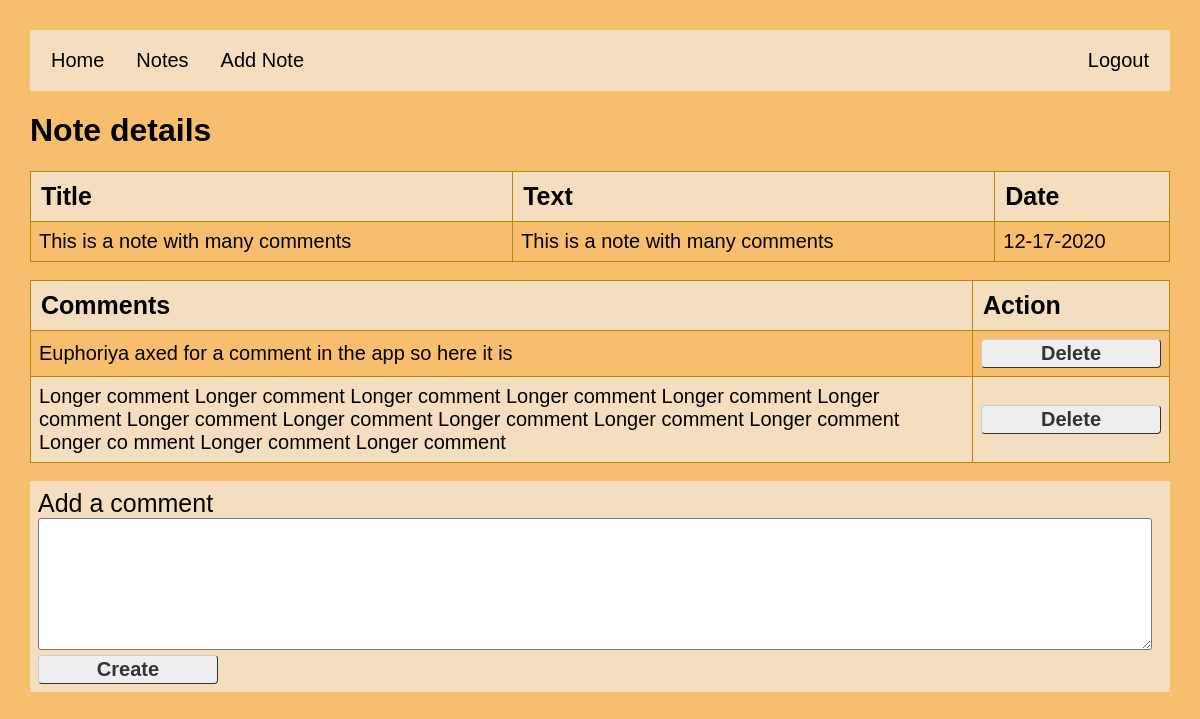
The page /notes/6 (signed in) on the database its author committed.
### models.py (models this page shows, shortened)
class Note(db.Model):
    id = db.Column("id", db.Integer, primary_key=True)
    title = db.Column("title", db.String(200))
    text = db.Column("text", db.String(100))
    date = db.Column("date", db.String(50))
    star = db.Column('star', db.Integer, default=0, nullable=True)
    user_id = db.Column(db.Integer, db.ForeignKey("user.id"), nullable=False)
    comments = db.relationship("Comment", backref="note", cascade="all, delete-orphan", lazy=True)

class Comment(db.Model):
    id = db.Column(db.Integer, primary_key=True)
    date_posted = db.Column(db.DateTime, nullable=False)
    content = db.Column(db.VARCHAR, nullable=False)
    note_id = db.Column(db.Integer, db.ForeignKey("note.id"), nullable=False)
    user_id = db.Column(db.Integer, db.ForeignKey("user.id"), nullable=False)

### flask06.py (the view)
@app.route('/notes/<note_id>')
def get_note(note_id):
    if session.get('user'):
        my_note = db.session.query(Note).filter_by(id=note_id, user_id=session['user_id']).one()
        form = CommentForm()
        return render_template('note.html', note=my_note, user=session['user'], form=form)
    else:
        return redirect(url_for('login'))

### forms.py
class CommentForm(FlaskForm):
    class Meta:
        csrf = False
    comment = TextAreaField('Comment',validators=[Length(min=1)])
    submit = SubmitField('Add Comment')

### templates/note.html (shortened to what this page needs)
<!DOCTYPE html>
<html lang="en">
    <head>
        {% if session.get('userpreference') == 'dark' %}
        <link rel="stylesheet" href="{{ url_for('static', filename='main_dark.css') }}">
        {% else %}
        <link rel="stylesheet" href="{{url_for('static', filename='main.css')}}">
        {% endif %}
    </head>
    <body>
        <div class="topnav">
            <a href="{{url_for('index')}}">Home</a>
            <a href="{{url_for('get_notes')}}">Notes</a>
            <a href="{{ url_for('new_note') }}"> Add Note</a>
            <a href="{{ url_for('logout') }}" class="search-container">Logout</a>
        </div>
        <h1>Note details</h1>
        <table class="notesTable">
            <tr>
                <th>Title</th>
                <th>Text</th>
                <th>Date</th>
            </tr>
            <tr>
                <td>{{ note.title }}</td>
                <td>{{ note.text }}</td>
                <td>{{ note.date }}</td>
            </tr>
        </table><br>
        {% if note.comments %}
        {% if note.comments|length > 0 %}
        <table class="notesTable">
            <tr>
                <th>Comments</th>
                <th>Action</th>
            </tr>
            <tr>
                {% for comment in note.comments %}
                <td>
                    {{ comment.content }}
                </td>
                <td>
                    <form action="{{url_for('delete_comment', comment_id = comment.id, note_id = note.id)}}" method="post">
                        <input type="submit" class="sbtbutton" value="Delete">
                    </form>
                </td>
            </tr>
            {% endfor %}
        </table><br>
        {% endif %}
        {% endif %}
        <form action="{{ url_for('new_comment', note_id=note.id) }}" method="post">
            <div class="body">
                <label class="label" for="comment">Add a comment</label>
                <textarea name="comment" id="comment" class="inputNote" wrap="hard"></textarea>
                <input type="submit" class="sbtbutton" value="Create"/>
            </div>
        </form>
    </body>
</html>

### static/main.css (style rules this page uses)
body { padding: 30px 30px; background-color: #F7BE6E; }
h1, h2, h3 { color: black; }
body { margin: 0; font-family: Arial, Helvetica, sans-serif; }
.topnav { overflow: hidden; background-color: #f4debf; padding: 5px; }
.topnav a { font: 20px Arial; float: left; display: block; color: black; text-align: center; padding: 14px 16px; text-decoration: none; }
.topnav .search-container { float: right; }
.notesTable { background-color: #f4debf; font-family: Arial, Helvetica, sans-serif; border-collapse: collapse; width: 100%; }
th { border: 1px solid #B8860B; text-align: left; font-size: 25px; padding: 10px; }
td { border: 1px solid #B8860B; padding: 8px; font-size: 20px; }
tr:nth-child(even) { background-color: #F7BE6E; }
.sbtbutton { width: 180px; font: bold 20px Arial; border-radius: 4px; background-color: #EEEEEE; color: #333333; padding: 2px 6px 2px 6px; border-top: 1px solid #CCCCCC; border-right: 1px solid #333333; border-bottom: 1px solid #333333; border-left: 1px solid #CCCCCC; }
.body { padding: 8px; background-color: #f4debf; font: 20px Arial; }
.label { width: 90%; font: 25px Arial; }
.inputNote { width: 98%; height: 120px; font: 20px Arial; padding: 5px; border-radius: 3px; word-break: break-all; }

### rows shown on the page
Note: title "This is a note with many comments", text "This is a note with many comments", date "12-17-2020"
Comment: content "Euphoriya axed for a comment in the app so here it is"
Comment: content "Longer comment Longer comment Longer comment Longer comment Longer comment Longer comment Longer comment Longer comment Longer comment Longer comment Longer comment Longer co mment Longer comment Longer comment"
